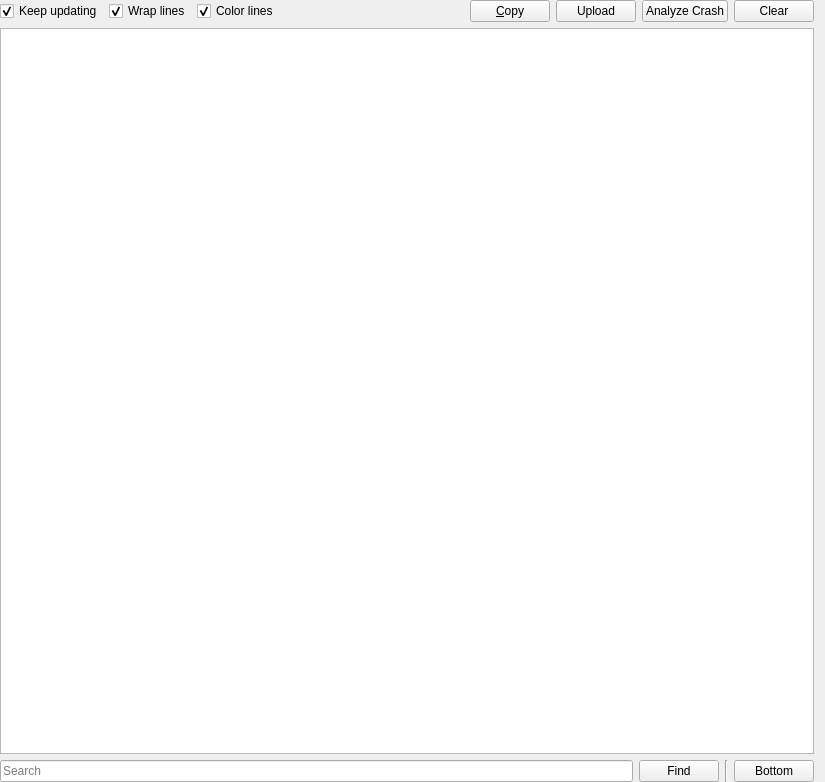
<?xml version="1.0" encoding="UTF-8"?>
<ui version="4.0">
 <class>LogPage</class>
 <widget class="QWidget" name="LogPage">
  <property name="geometry">
   <rect>
    <x>0</x>
    <y>0</y>
    <width>825</width>
    <height>782</height>
   </rect>
  </property>
  <layout class="QGridLayout" name="gridLayout">
   <property name="leftMargin">
    <number>0</number>
   </property>
   <property name="topMargin">
    <number>0</number>
   </property>
   <property name="bottomMargin">
    <number>0</number>
   </property>
   <item row="1" column="0" colspan="5">
    <widget class="LogView" name="text">
     <property name="undoRedoEnabled">
      <bool>false</bool>
     </property>
     <property name="readOnly">
      <bool>true</bool>
     </property>
     <property name="plainText">
      <string notr="true"/>
     </property>
     <property name="textInteractionFlags">
      <set>Qt::LinksAccessibleByKeyboard|Qt::LinksAccessibleByMouse|Qt::TextBrowserInteraction|Qt::TextSelectableByKeyboard|Qt::TextSelectableByMouse</set>
     </property>
     <property name="centerOnScroll">
      <bool>false</bool>
     </property>
    </widget>
   </item>
   <item row="0" column="0" colspan="5">
    <layout class="QHBoxLayout" name="horizontalLayout">
     <item>
      <widget class="QCheckBox" name="trackLogCheckbox">
       <property name="text">
        <string>Keep updating</string>
       </property>
       <property name="checked">
        <bool>true</bool>
       </property>
      </widget>
     </item>
     <item>
      <widget class="QCheckBox" name="wrapCheckbox">
       <property name="text">
        <string>Wrap lines</string>
       </property>
       <property name="checked">
        <bool>true</bool>
       </property>
      </widget>
     </item>
     <item>
      <widget class="QCheckBox" name="colorCheckbox">
       <property name="text">
        <string>Color lines</string>
       </property>
       <property name="checked">
        <bool>true</bool>
       </property>
      </widget>
     </item>
     <item>
      <spacer name="horizontalSpacer">
       <property name="orientation">
        <enum>Qt::Horizontal</enum>
       </property>
       <property name="sizeHint" stdset="0">
        <size>
         <width>40</width>
         <height>20</height>
        </size>
       </property>
      </spacer>
     </item>
     <item>
      <widget class="QPushButton" name="btnCopy">
       <property name="toolTip">
        <string>Copy the whole log into the clipboard</string>
       </property>
       <property name="text">
        <string>&amp;Copy</string>
       </property>
      </widget>
     </item>
     <item>
      <widget class="QPushButton" name="btnPaste">
       <property name="toolTip">
        <string>Upload the log to the paste service configured in preferences</string>
       </property>
       <property name="text">
        <string>Upload</string>
       </property>
      </widget>
     </item>
     <item>
      <widget class="QPushButton" name="btnAnalyze">
       <property name="toolTip">
        <string>Analyze the log for crash causes (Mixins, dependencies, memory, Java)</string>
       </property>
       <property name="text">
        <string>Analyze Crash</string>
       </property>
      </widget>
     </item>
     <item>
      <widget class="QPushButton" name="btnClear">
       <property name="toolTip">
        <string>Clear the log</string>
       </property>
       <property name="text">
        <string>Clear</string>
       </property>
      </widget>
     </item>
    </layout>
   </item>
   <item row="2" column="2">
    <widget class="QPushButton" name="findButton">
     <property name="sizePolicy">
      <sizepolicy hsizetype="Maximum" vsizetype="Fixed">
       <horstretch>0</horstretch>
       <verstretch>0</verstretch>
      </sizepolicy>
     </property>
     <property name="text">
      <string>Find</string>
     </property>
    </widget>
   </item>
   <item row="2" column="4">
    <widget class="QPushButton" name="btnBottom">
     <property name="sizePolicy">
      <sizepolicy hsizetype="Maximum" vsizetype="Fixed">
       <horstretch>0</horstretch>
       <verstretch>0</verstretch>
      </sizepolicy>
     </property>
     <property name="toolTip">
      <string>Scroll all the way to bottom</string>
     </property>
     <property name="text">
      <string>Bottom</string>
     </property>
    </widget>
   </item>
   <item row="2" column="3">
    <widget class="Line" name="line">
     <property name="orientation">
      <enum>Qt::Vertical</enum>
     </property>
    </widget>
   </item>
   <item row="2" column="0" colspan="2">
    <widget class="QLineEdit" name="searchBar">
     <property name="placeholderText">
      <string>Search</string>
     </property>
    </widget>
   </item>
  </layout>
 </widget>
 <customwidgets>
  <customwidget>
   <class>LogView</class>
   <extends>QPlainTextEdit</extends>
   <header>ui/widgets/LogView.h</header>
  </customwidget>
 </customwidgets>
 <tabstops>
  <tabstop>trackLogCheckbox</tabstop>
  <tabstop>wrapCheckbox</tabstop>
  <tabstop>colorCheckbox</tabstop>
  <tabstop>btnCopy</tabstop>
  <tabstop>btnPaste</tabstop>
  <tabstop>btnClear</tabstop>
  <tabstop>text</tabstop>
  <tabstop>findButton</tabstop>
 </tabstops>
 <resources/>
 <connections/>
</ui>
